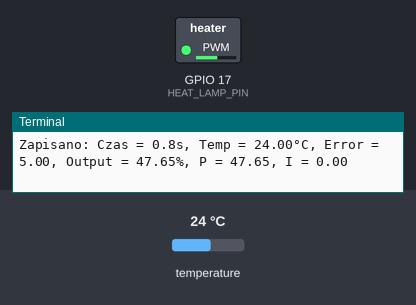
A program run on a simulated Raspberry Pi (BCM pin numbers). On the bench: switched loads named in the program (green lamp = pin HIGH), the last lines printed to the terminal. The inputs (shaded band) are chosen by the test bench; at power-on: temperature 24 °C. Files the program writes start out absent; the clock reads 2024-03-15 10:24:30 at power-on unless the program sets it.

Above: at 1.2 s.
1.3 s: temperature set to 12 °C
At 7.1 s:
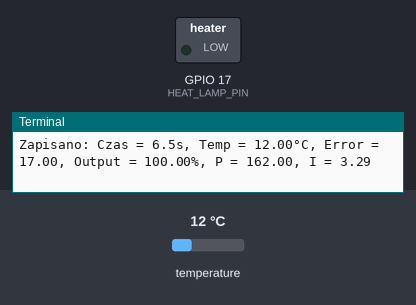
8.0 s: temperature set to 18.2 °C
14.7 s: temperature set to 19.1 °C
21.4 s: temperature set to 19.5 °C
At 24.7 s:
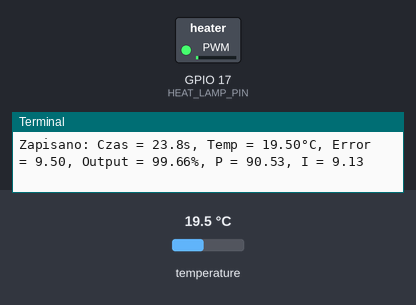
31.0 s: temperature set to 19.9 °C
At 36.1 s:
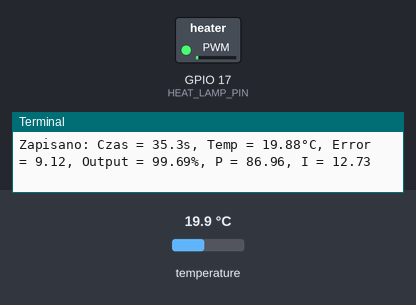
42.5 s: temperature set to 28 °C
At 47.4 s:
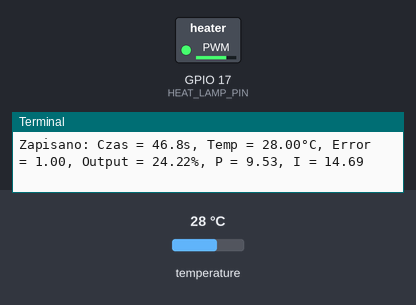
Timing chart, 0 to 48.9 s (numbered marks = the images above; inputs shaded):
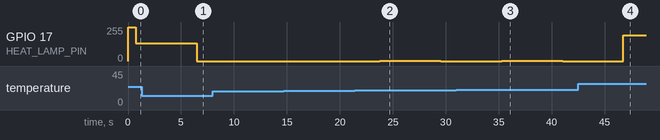

Measured:
- after the input at 1.3 s, GPIO 17 (HEAT_LAMP_PIN): 134/255 → 0/255 after 5.2 s
- after the input at 21.4 s, GPIO 17 (HEAT_LAMP_PIN): 0/255 → 1/255 after 2.4 s, → 0/255 5.8 s later
- after the input at 31.0 s, GPIO 17 (HEAT_LAMP_PIN): 0/255 → 1/255 after 4.3 s, → 0/255 5.8 s later
- after the input at 42.5 s, GPIO 17 (HEAT_LAMP_PIN): 0/255 → 193/255 after 4.3 s

The program:

better_pid.py
```python
import time
import RPi.GPIO as GPIO
from w1thermsensor import W1ThermSensor
import csv
from datetime import datetime

class PIController:
    def __init__(self, T, L):
        # Obliczanie parametrów według tabeli
        self.Kp = 0.9 * T / L
        self.Ti = L / 0.3
        self.integral = 0.0
        self.previous_time = None

    def compute(self, setpoint, measured_value):
        current_time = time.time()
        error = setpoint - measured_value

        # Obliczenie całki (integral) z uchybu
        if self.previous_time is not None:
            dt = current_time - self.previous_time
            self.integral += error * dt
        else:
            dt = 0

        # Składowe regulatora PI
        P = self.Kp * error
        I = (self.Kp / self.Ti) * self.integral
        output = P + I

        self.previous_time = current_time

        return max(0, min(100, output)), error, P, I

# Funkcja inicjalizująca plik CSV
def initialize_csv(file_path):
    with open(file_path, mode='w', newline='') as file:
        writer = csv.writer(file)
        writer.writerow(["Time (s)", "Temperature (°C)", "Error", "PI Output", "P Component", "I Component"])
    print(f"Plik {file_path} zainicjalizowany.")

# Funkcja zapisująca dane do pliku CSV
def save_to_csv(file_path, elapsed_time, temperature, error, pi_output, P, I):
    with open(file_path, mode='a', newline='') as file:
        writer = csv.writer(file)
        writer.writerow([elapsed_time, temperature, error, pi_output, P, I])
    print(f"Zapisano: Czas = {elapsed_time:.1f}s, Temp = {temperature:.2f}°C, Error = {error:.2f}, Output = {pi_output:.2f}%, P = {P:.2f}, I = {I:.2f}")

# Inicjalizacja GPIO
GPIO.setmode(GPIO.BCM)
HEAT_LAMP_PIN = 17  # GPIO pin for heat lamp
GPIO.setup(HEAT_LAMP_PIN, GPIO.OUT)

# Inicjalizacja PWM
pwm = GPIO.PWM(HEAT_LAMP_PIN, 100)  # 100 Hz frequency
pwm.start(100)

# Inicjalizacja DS18B20 Sensor
sensor = W1ThermSensor()

# Parametry systemu i regulatora
T = 900.0  # Stała czasowa procesu
L = 85.0  # Czas opóźnienia procesu
setpoint = 29.0  # Zadana temperatura

pi_controller = PIController(T, L)

# Plik CSV do zapisu danych
csv_file = "pi_temperature_log22_12_T900L85.csv"
initialize_csv(csv_file)

start_time = time.time()  # Czas początkowy programu

try:
    while True:
        # Odczyt temperatury z DS18B20
        try:
            current_temperature = sensor.get_temperature()
        except Exception as e:
            print(f"Error reading temperature: {e}")
            current_temperature = None

        if current_temperature is not None:
            # Oblicz wartość PI oraz dodatkowe informacje
            pi_output, error, P, I = pi_controller.compute(setpoint, current_temperature)

            # Odwrócona logika PWM
            inverted_pwm = 100 - pi_output  # Invert the duty cycle
            pwm.ChangeDutyCycle(inverted_pwm)

            # Obliczenie czasu
            elapsed_time = time.time() - start_time

            # Wyświetlenie danych
            print(f"Time: {elapsed_time:.1f}s, Temp: {current_temperature:.2f}°C, Error: {error:.2f}, "
                  f"PI Output: {pi_output:.2f}%, PWM: {inverted_pwm:.2f}%, P: {P:.2f}, I: {I:.2f}")

            # Zapis do pliku CSV
            save_to_csv(csv_file, elapsed_time, current_temperature, error, pi_output, P, I)

        time.sleep(5)  # Odstęp czasu między iteracjami

except KeyboardInterrupt:
    print("\nStopping...")
finally:
    # Czyszczenie GPIO
    pwm.stop()
    GPIO.cleanup()
    print("GPIO cleaned up.")
```
